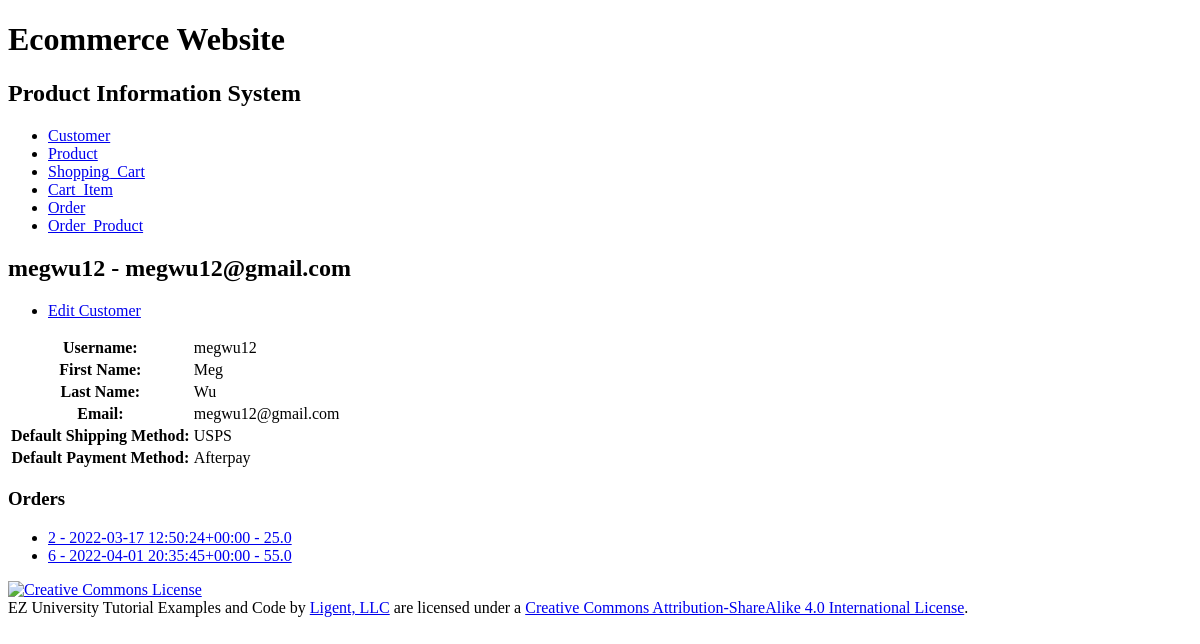
Before: /customer/3/ with the older database file.
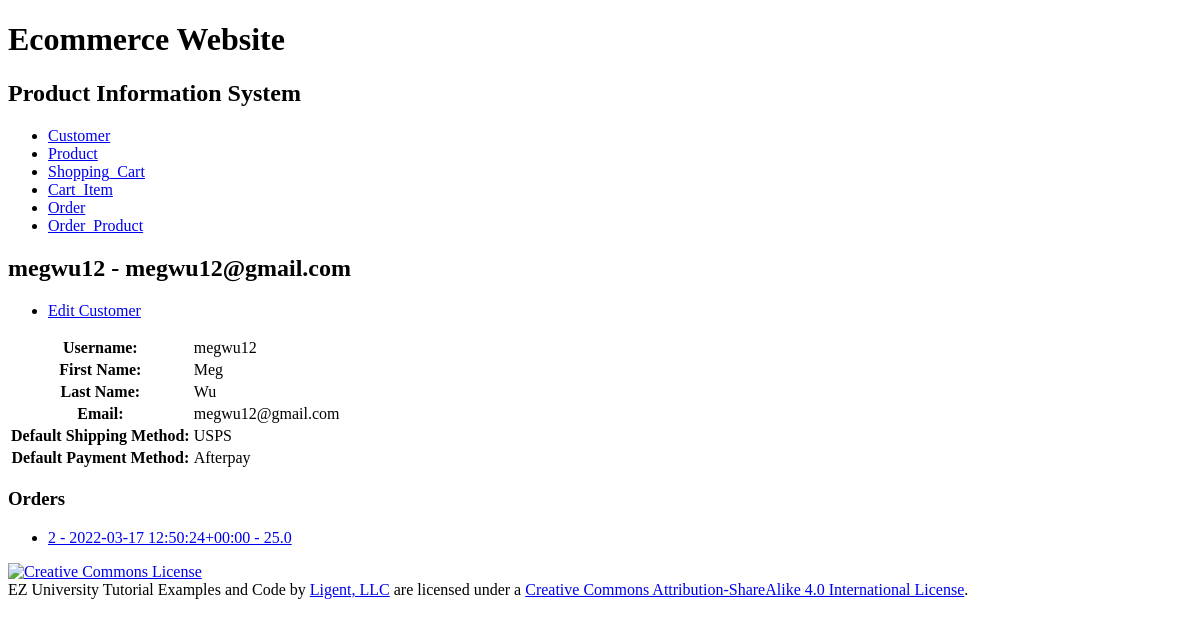
After: the same page with the newer database file.
### productinfo/models.py (models this page shows, shortened)
class Order(models.Model):
	order_id = models.AutoField(primary_key=True)
	total_price = models.FloatField()
	order_date = models.DateTimeField()
	receiver = models.CharField(max_length=45)
	address = models.CharField(max_length=225)
	sm_id = models.ForeignKey(Shipping_Method, related_name='orders', on_delete=models.PROTECT)
	pm_id = models.ForeignKey(Payment_Method, related_name='orders', on_delete=models.PROTECT)
	customer_id = models.ForeignKey(Customer, related_name='orders', on_delete=models.PROTECT)
	def __str__(self):
		return f'{self.order_id} - {self.order_date} - {self.total_price}'
	def get_absolute_url(self):
		return reverse('productinfo_order_detail_urlpattern',
					   kwargs={'pk':self.pk}
					   )
	class Meta:
		ordering = ['order_date', 'order_id']
		constraints = [
			UniqueConstraint(fields=['order_id'], name='unique_order')
		]

### productinfo/views.py (the view)
class CustomerDetail(View):
	def get(self, request, pk):
		customer = get_object_or_404(
			Customer,
			pk=pk
		)
		shipping_method = customer.sm_id
		payment_method = customer.pm_id
		order_list = customer.orders.all()
		return render(
			request,
			'productinfo/customer_detail.html',
			{'customer': customer,
			 'shipping_method': shipping_method,
			 'payment_method': payment_method,
			 'order_list': order_list}
		)

### productinfo/models.py (called while the page is built)
	def __str__(self):
		return f'{self.sm_name}'

	def __str__(self):
		return f'{self.pm_name}'

	def __str__(self):
		return f'{self.username} - {self.email}'

	def get_update_url(self):
		return reverse('productinfo_customer_update_urlpattern',
					   kwargs={'pk':self.pk}
					   )

### productinfo/templates/productinfo/customer_detail.html (shortened to what this page needs)
{% extends 'productinfo/base.html' %}
{% block content %}
    <h2>{{ customer }}</h2>
    <ul>
        <li>
            <a href="{{ customer.get_update_url }}">
                Edit Customer</a></li>
    </ul>
    <section>
        <table>
            <tr>
                <th>Username:</th>
                <td>{{ customer.username }}</td>
            </tr>
            <tr>
                <th>First Name:</th>
                <td>{{ customer.first_name }}</td>
            </tr>
            <tr>
                <th>Last Name:</th>
                <td>{{ customer.last_name }}</td>
            </tr>
            <tr>
                <th>Email:</th>
                <td>{{ customer.email }}</td>
            </tr>
            <tr>
                <th>Default Shipping Method:</th>
                <td>{{ shipping_method }}</td>
            </tr>
            <tr>
                <th>Default Payment Method:</th>
                <td>{{ payment_method }}</td>
            </tr>
        </table>
    </section>
    <section>
        <h3>Orders</h3>
        <ul>
            {% for order in order_list %}
                <li>
                    <a href="{{ order.get_absolute_url }}">{{ order }}</a>
                </li>
            {% empty %}
                <li><em>There are currently no orders for this customer.</em></li>
            {% endfor %}
        </ul>
    </section>
{% endblock %}

Changed rows visible on the page:
no longer on this page (row edited): Order: order_id+order_date+total_price "6 - 2022-04-01 20:35:45+00:00 - 55.0"
